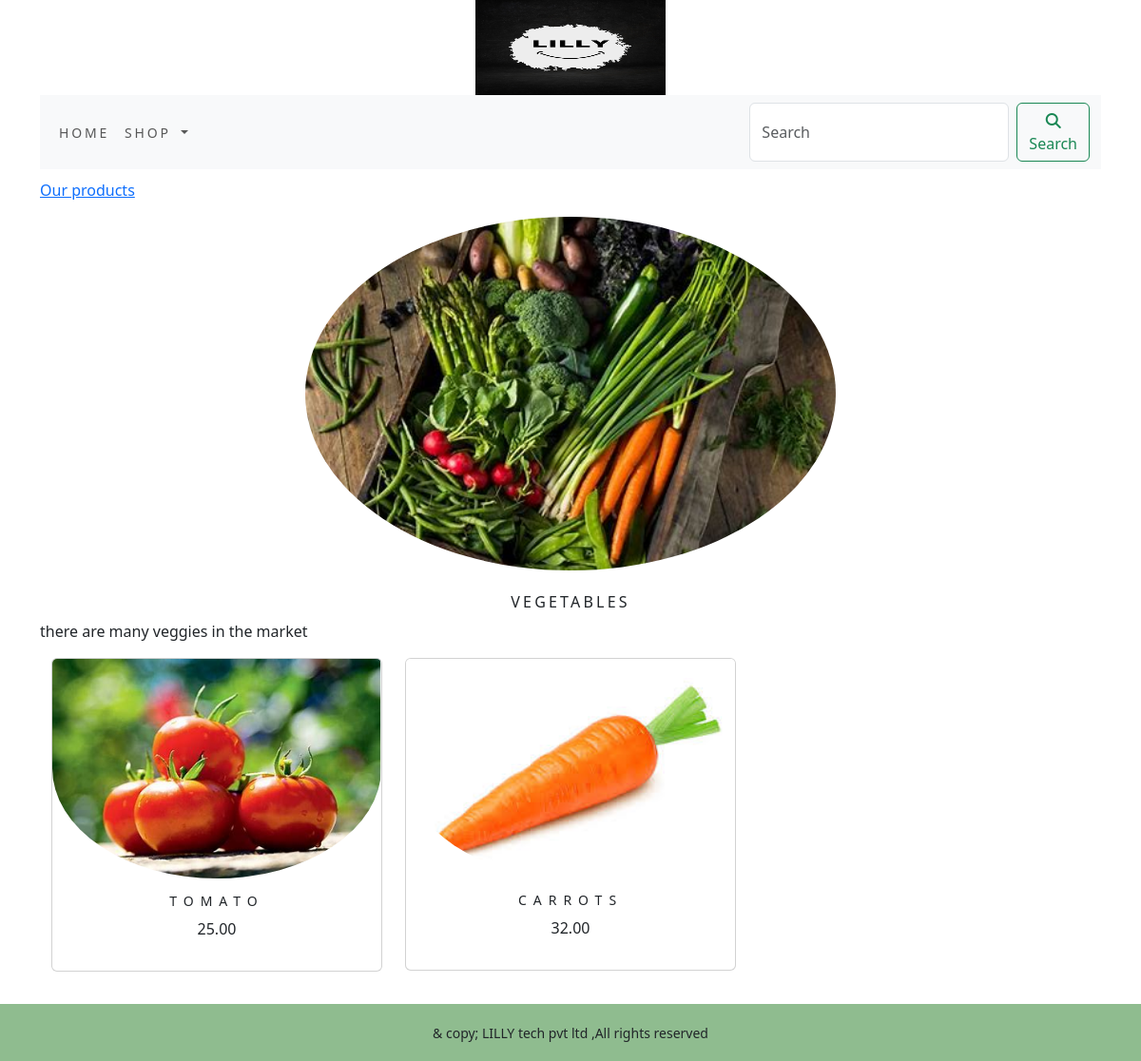
The page /shop/vegetables/ on the database its author committed.
### ecomapp/models.py (models this page shows, shortened)
class Category(models.Model):
    name=models.CharField(max_length=250,unique=True)
    slug=models.SlugField(max_length=250,unique=True)
    description=models.TextField(blank=True)
    image=models.ImageField(upload_to='category',blank=True)
    class Meta:
        ordering=('name', )
        verbose_name='category'
        verbose_name_plural='categories'
    def get_url(self):
        return reverse('ecomapp:products_by_category', args=[self.slug])

class Product(models.Model):
    name = models.CharField(max_length=250, unique=True)
    slug = models.SlugField(max_length=250, unique=True)
    description = models.TextField(blank=True)
    price=models.DecimalField(max_digits=10,decimal_places=2)
    category=models.ForeignKey(Category,on_delete=models.CASCADE)
    image=models.ImageField(upload_to='product',blank=True)
    stock=models.IntegerField()
    available=models.BooleanField(default=True)
    created=models.DateField(auto_now_add=True)
    updated=models.DateTimeField(auto_now=True)
    class Meta:
        ordering = ('name', )
        verbose_name = 'product'
        verbose_name_plural = 'products'
    def get_url(self):
        return reverse('ecomapp:prodcatdetail', args=[self.category.slug,self.slug])

### ecomapp/views.py (the view)
# urls.py: path('', views.allprodcat,name='allprodcat'),
def allprodcat(request,c_slug=None):
        c_page=None
        products_list=None
        if c_slug!=None :
            c_page=get_object_or_404(Category,slug=c_slug)
            products_list=Product.objects.all().filter(category=c_page,available=True)
        else:
            products_list=Product.objects.all().filter(available=True)
        paginator=Paginator(products_list,6)
        try:
            page=int(request.GET.get('page',1))
        except:
            page=1
        try:
            products=paginator.page(page)
        except (EmptyPage,InvalidPage):
            products=paginator.page(paginator.num_pages)
        return render(request,"category.html",{'category':c_page,'products':products})

### cart/context_processors.py (called while the page is built)
def counter(request):
    item_count=0
    if 'admin' in request.path:
        return {}
    else:
        try:
            cart=Cart.objects.filter(cart_id=cart_id(request))
            cart_items=CartItem.objects.all().filter(cart=cart[:1])
            for cart_item in cart_items:
                item_count +=cart_item.quantity
        except Cart.DoesNotExist:
            item_count=0
    return dict(item_count=item_count)

### cart/views.py (called while the page is built)
def cart_id(request):
    cart = request.session.session_key
    if not cart:
        cart = request.session.create()
    return cart

### ecomapp/context_processors.py (called while the page is built)
def menu_links(request):
    links = Category.objects.all()
    return dict(links=links)

### templates/category.html (shortened to what this page needs)
{% extends 'base.html' %}
{% load static %}
{% block content %}
 {% if category %}
   <div>
     <div class="row my_row_class">
         <div class="mx-auto">
       <p><a href="{% url 'ecomapp:allprodcat' %}">Our products</a></p>
     </div>
       </div>
  </div>
 {% endif %}
 <div class="mx-auto">
  {% if category %}
    <img class="my_image" src="{{category.image.url}}" alt="{{category.name}}">
 </div>
   <br>
   <div>
     <h1 class="text-center my_title">{{category.name}}</h1>
     <p class="text-justify">{{category.description}}</p>
   </div>
 {% endif %}
<div class="container">
    <div class="row mx_auto">
        {% for product in products.object_list %}
          <div class="my_bottom_margin col-9 col-sm-12 col-md-4  xol-lg-4">
              <div class="card text-center" style="min-width:18rem;">
                 <a href="{{product.get_url}}"><img class="card-img-top my_image" src="{{product.image.url}}" alt="{{product.name}}"></a>
                 <div class="card-body">
                   <h4>{{product.name}}</h4>
                   <p>{{product.price}}</p>
                 </div>
              </div>
          </div>
        {% endfor %}
    </div>
    <br>
</div>
{% endblock %}

### static/css/custom.css (style rules this page uses)
.my_row_class { padding-top:10px; }
.my_image { border-radius: 50%; display: block; margin-left: auto; margin-right: auto; width: 50%; }
.my_title { font-size:16px; text-transform:uppercase; letter-spacing:0.2em; }
.my_bottom_margin { margin-bottom:10px; }
.card-body h4 { font-size:14px; text-transform:uppercase; letter-spacing:0.5em; }

### rows shown on the page
Category: image (picture), name "VEGETABLES", description "there are many veggies in the market"
Product: image (picture), name "TOMATO", price "25.00"
Product: image (picture), name "CARROTS", price "32.00"
